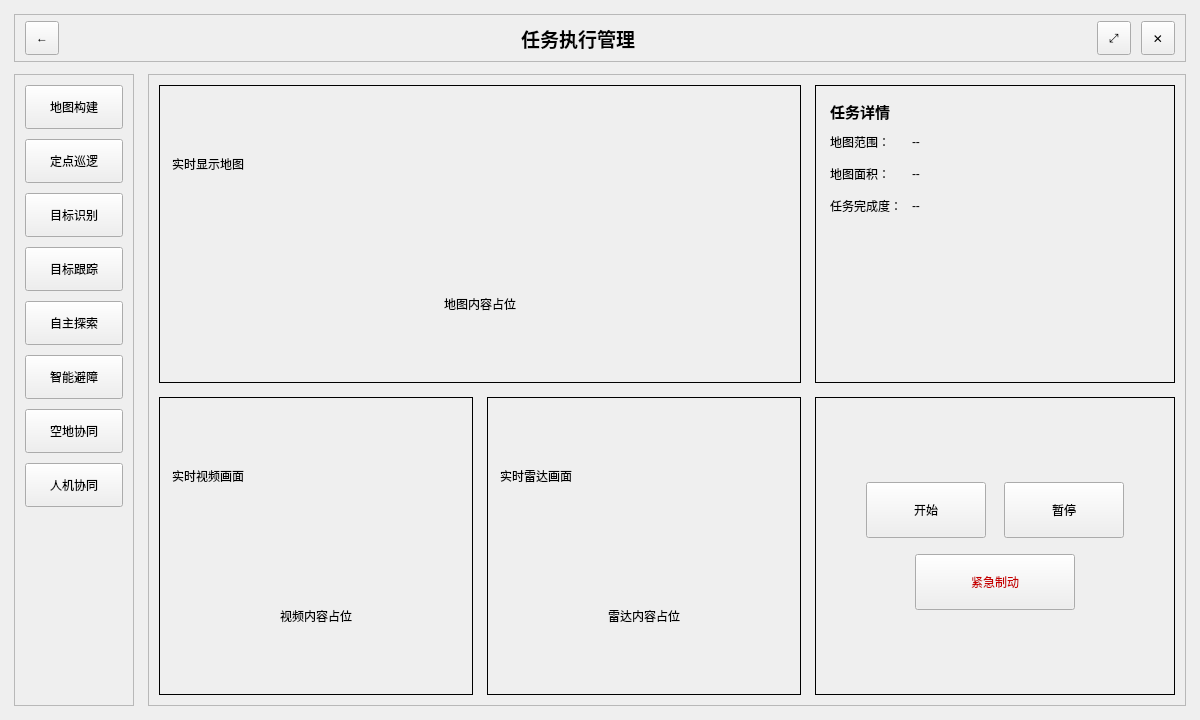
<?xml version="1.0" encoding="UTF-8"?>
<ui version="4.0">
 <class>TaskExecPage</class>
 <widget class="QWidget" name="TaskExecPage">
  <property name="geometry">
   <rect>
    <x>0</x>
    <y>0</y>
    <width>1200</width>
    <height>720</height>
   </rect>
  </property>
  <property name="windowTitle">
   <string>任务执行管理</string>
  </property>
  <layout class="QVBoxLayout" name="rootLayout">
   <property name="leftMargin">
    <number>14</number>
   </property>
   <property name="topMargin">
    <number>14</number>
   </property>
   <property name="rightMargin">
    <number>14</number>
   </property>
   <property name="bottomMargin">
    <number>14</number>
   </property>
   <property name="spacing">
    <number>12</number>
   </property>

   <!-- Title Bar -->
   <item>
    <widget class="QFrame" name="titleBar">
     <property name="frameShape">
      <enum>QFrame::StyledPanel</enum>
     </property>
     <property name="frameShadow">
      <enum>QFrame::Plain</enum>
     </property>
     <layout class="QHBoxLayout" name="titleBarLayout">
      <property name="leftMargin">
       <number>10</number>
      </property>
      <property name="topMargin">
       <number>6</number>
      </property>
      <property name="rightMargin">
       <number>10</number>
      </property>
      <property name="bottomMargin">
       <number>6</number>
      </property>
      <property name="spacing">
       <number>10</number>
      </property>

      <item>
       <widget class="QToolButton" name="btnBack">
        <property name="minimumSize">
         <size>
          <width>34</width>
          <height>34</height>
         </size>
        </property>
        <property name="maximumSize">
         <size>
          <width>34</width>
          <height>34</height>
         </size>
        </property>
        <property name="text">
         <string>←</string>
        </property>
       </widget>
      </item>

      <item>
       <spacer name="titleLeftSpacer">
        <property name="orientation">
         <enum>Qt::Horizontal</enum>
        </property>
        <property name="sizeHint" stdset="0">
         <size>
          <width>40</width>
          <height>20</height>
         </size>
        </property>
       </spacer>
      </item>

      <item>
       <widget class="QLabel" name="lblTitle">
        <property name="text">
         <string>任务执行管理</string>
        </property>
        <property name="alignment">
         <set>Qt::AlignCenter</set>
        </property>
        <property name="font">
         <font>
          <family>Microsoft YaHei</family>
          <pointsize>14</pointsize>
          <bold>true</bold>
         </font>
        </property>
       </widget>
      </item>

      <item>
       <spacer name="titleRightSpacer">
        <property name="orientation">
         <enum>Qt::Horizontal</enum>
        </property>
        <property name="sizeHint" stdset="0">
         <size>
          <width>40</width>
          <height>20</height>
         </size>
        </property>
       </spacer>
      </item>

      <item>
       <widget class="QToolButton" name="btnMaximize">
        <property name="minimumSize">
         <size>
          <width>34</width>
          <height>34</height>
         </size>
        </property>
        <property name="maximumSize">
         <size>
          <width>34</width>
          <height>34</height>
         </size>
        </property>
        <property name="text">
         <string>⤢</string>
        </property>
       </widget>
      </item>

      <item>
       <widget class="QToolButton" name="btnClose">
        <property name="minimumSize">
         <size>
          <width>34</width>
          <height>34</height>
         </size>
        </property>
        <property name="maximumSize">
         <size>
          <width>34</width>
          <height>34</height>
         </size>
        </property>
        <property name="text">
         <string>✕</string>
        </property>
       </widget>
      </item>

     </layout>
    </widget>
   </item>

   <!-- Body -->
   <item>
    <layout class="QHBoxLayout" name="bodyLayout">
     <property name="spacing">
      <number>14</number>
     </property>
     <property name="leftMargin">
      <number>0</number>
     </property>
     <property name="topMargin">
      <number>0</number>
     </property>
     <property name="rightMargin">
      <number>0</number>
     </property>
     <property name="bottomMargin">
      <number>0</number>
     </property>

     <!-- Sidebar -->
     <item>
      <widget class="QFrame" name="sideBar">
       <property name="minimumSize">
        <size>
         <width>120</width>
         <height>0</height>
        </size>
       </property>
       <property name="maximumSize">
        <size>
         <width>140</width>
         <height>16777215</height>
        </size>
       </property>
       <property name="frameShape">
        <enum>QFrame::StyledPanel</enum>
       </property>
       <layout class="QVBoxLayout" name="sideBarLayout">
        <property name="leftMargin">
         <number>10</number>
        </property>
        <property name="topMargin">
         <number>10</number>
        </property>
        <property name="rightMargin">
         <number>10</number>
        </property>
        <property name="bottomMargin">
         <number>10</number>
        </property>
        <property name="spacing">
         <number>10</number>
        </property>

        <item>
         <widget class="QPushButton" name="btnMapBuild">
          <property name="minimumSize">
           <size>
            <width>0</width>
            <height>44</height>
           </size>
          </property>
          <property name="text">
           <string>地图构建</string>
          </property>
         </widget>
        </item>
        <item>
         <widget class="QPushButton" name="btnPatrol">
          <property name="minimumSize">
           <size>
            <width>0</width>
            <height>44</height>
           </size>
          </property>
          <property name="text">
           <string>定点巡逻</string>
          </property>
         </widget>
        </item>
        <item>
         <widget class="QPushButton" name="btnDetect">
          <property name="minimumSize">
           <size>
            <width>0</width>
            <height>44</height>
           </size>
          </property>
          <property name="text">
           <string>目标识别</string>
          </property>
         </widget>
        </item>
        <item>
         <widget class="QPushButton" name="btnTrack">
          <property name="minimumSize">
           <size>
            <width>0</width>
            <height>44</height>
           </size>
          </property>
          <property name="text">
           <string>目标跟踪</string>
          </property>
         </widget>
        </item>
        <item>
         <widget class="QPushButton" name="btnExplore">
          <property name="minimumSize">
           <size>
            <width>0</width>
            <height>44</height>
           </size>
          </property>
          <property name="text">
           <string>自主探索</string>
          </property>
         </widget>
        </item>
        <item>
         <widget class="QPushButton" name="btnAvoid">
          <property name="minimumSize">
           <size>
            <width>0</width>
            <height>44</height>
           </size>
          </property>
          <property name="text">
           <string>智能避障</string>
          </property>
         </widget>
        </item>
        <item>
         <widget class="QPushButton" name="btnAirGround">
          <property name="minimumSize">
           <size>
            <width>0</width>
            <height>44</height>
           </size>
          </property>
          <property name="text">
           <string>空地协同</string>
          </property>
         </widget>
        </item>
        <item>
         <widget class="QPushButton" name="btnHumanMachine">
          <property name="minimumSize">
           <size>
            <width>0</width>
            <height>44</height>
           </size>
          </property>
          <property name="text">
           <string>人机协同</string>
          </property>
         </widget>
        </item>

        <item>
         <spacer name="sideBarBottomSpacer">
          <property name="orientation">
           <enum>Qt::Vertical</enum>
          </property>
          <property name="sizeHint" stdset="0">
           <size>
            <width>20</width>
            <height>40</height>
           </size>
          </property>
         </spacer>
        </item>
       </layout>
      </widget>
     </item>

     <!-- Main Area -->
     <item>
      <widget class="QFrame" name="mainArea">
       <property name="frameShape">
        <enum>QFrame::StyledPanel</enum>
       </property>
       <layout class="QVBoxLayout" name="mainAreaLayout">
        <property name="leftMargin">
         <number>10</number>
        </property>
        <property name="topMargin">
         <number>10</number>
        </property>
        <property name="rightMargin">
         <number>10</number>
        </property>
        <property name="bottomMargin">
         <number>10</number>
        </property>
        <property name="spacing">
         <number>14</number>
        </property>

        <!-- Top Row: Map + Detail -->
        <item>
         <layout class="QHBoxLayout" name="topRowLayout">
          <property name="spacing">
           <number>14</number>
          </property>

          <item>
           <widget class="QFrame" name="frameMap">
            <property name="frameShape">
             <enum>QFrame::Box</enum>
            </property>
            <property name="frameShadow">
             <enum>QFrame::Plain</enum>
            </property>
            <layout class="QVBoxLayout" name="mapLayout">
             <property name="leftMargin">
              <number>12</number>
             </property>
             <property name="topMargin">
              <number>12</number>
             </property>
             <property name="rightMargin">
              <number>12</number>
             </property>
             <property name="bottomMargin">
              <number>12</number>
             </property>
             <property name="spacing">
              <number>8</number>
             </property>

             <item>
              <widget class="QLabel" name="lblMapTitle">
               <property name="text">
                <string>实时显示地图</string>
               </property>
               <property name="alignment">
                <set>Qt::AlignLeft|Qt::AlignVCenter</set>
               </property>
              </widget>
             </item>

             <item>
              <widget class="QLabel" name="lblMapPlaceholder">
               <property name="text">
                <string>地图内容占位</string>
               </property>
               <property name="alignment">
                <set>Qt::AlignCenter</set>
               </property>
              </widget>
             </item>
            </layout>
           </widget>
          </item>

          <item>
           <widget class="QFrame" name="frameTaskDetail">
            <property name="minimumSize">
             <size>
              <width>300</width>
              <height>0</height>
             </size>
            </property>
            <property name="maximumSize">
             <size>
              <width>360</width>
              <height>16777215</height>
             </size>
            </property>
            <property name="frameShape">
             <enum>QFrame::Box</enum>
            </property>
            <property name="frameShadow">
             <enum>QFrame::Plain</enum>
            </property>
            <layout class="QVBoxLayout" name="taskDetailLayout">
             <property name="leftMargin">
              <number>14</number>
             </property>
             <property name="topMargin">
              <number>14</number>
             </property>
             <property name="rightMargin">
              <number>14</number>
             </property>
             <property name="bottomMargin">
              <number>14</number>
             </property>
             <property name="spacing">
              <number>10</number>
             </property>

             <item>
              <widget class="QLabel" name="lblTaskDetailTitle">
               <property name="text">
                <string>任务详情</string>
               </property>
               <property name="font">
                <font>
                 <family>Microsoft YaHei</family>
                 <pointsize>11</pointsize>
                 <bold>true</bold>
                </font>
               </property>
              </widget>
             </item>

             <item>
              <layout class="QFormLayout" name="taskFormLayout">
               <property name="labelAlignment">
                <set>Qt::AlignLeft|Qt::AlignVCenter</set>
               </property>
               <property name="formAlignment">
                <set>Qt::AlignTop</set>
               </property>
               <property name="horizontalSpacing">
                <number>10</number>
               </property>
               <property name="verticalSpacing">
                <number>14</number>
               </property>

               <item row="0" column="0">
                <widget class="QLabel" name="lblMapRangeKey">
                 <property name="text">
                  <string>地图范围：</string>
                 </property>
                </widget>
               </item>
               <item row="0" column="1">
                <widget class="QLabel" name="lblMapRangeVal">
                 <property name="text">
                  <string>--</string>
                 </property>
                </widget>
               </item>

               <item row="1" column="0">
                <widget class="QLabel" name="lblMapAreaKey">
                 <property name="text">
                  <string>地图面积：</string>
                 </property>
                </widget>
               </item>
               <item row="1" column="1">
                <widget class="QLabel" name="lblMapAreaVal">
                 <property name="text">
                  <string>--</string>
                 </property>
                </widget>
               </item>

               <item row="2" column="0">
                <widget class="QLabel" name="lblProgressKey">
                 <property name="text">
                  <string>任务完成度：</string>
                 </property>
                </widget>
               </item>
               <item row="2" column="1">
                <widget class="QLabel" name="lblProgressVal">
                 <property name="text">
                  <string>--</string>
                 </property>
                </widget>
               </item>

              </layout>
             </item>

             <item>
              <spacer name="taskDetailBottomSpacer">
               <property name="orientation">
                <enum>Qt::Vertical</enum>
               </property>
               <property name="sizeHint" stdset="0">
                <size>
                 <width>20</width>
                 <height>40</height>
                </size>
               </property>
              </spacer>
             </item>

            </layout>
           </widget>
          </item>

         </layout>
        </item>

        <!-- Bottom Row: Video + Radar + Controls -->
        <item>
         <layout class="QHBoxLayout" name="bottomRowLayout">
          <property name="spacing">
           <number>14</number>
          </property>

          <item>
           <widget class="QFrame" name="frameVideo">
            <property name="frameShape">
             <enum>QFrame::Box</enum>
            </property>
            <property name="frameShadow">
             <enum>QFrame::Plain</enum>
            </property>
            <layout class="QVBoxLayout" name="videoLayout">
             <property name="leftMargin">
              <number>12</number>
             </property>
             <property name="topMargin">
              <number>12</number>
             </property>
             <property name="rightMargin">
              <number>12</number>
             </property>
             <property name="bottomMargin">
              <number>12</number>
             </property>
             <property name="spacing">
              <number>8</number>
             </property>
             <item>
              <widget class="QLabel" name="lblVideoTitle">
               <property name="text">
                <string>实时视频画面</string>
               </property>
               <property name="alignment">
                <set>Qt::AlignLeft|Qt::AlignVCenter</set>
               </property>
              </widget>
             </item>
             <item>
              <widget class="QLabel" name="lblVideoPlaceholder">
               <property name="text">
                <string>视频内容占位</string>
               </property>
               <property name="alignment">
                <set>Qt::AlignCenter</set>
               </property>
              </widget>
             </item>
            </layout>
           </widget>
          </item>

          <item>
           <widget class="QFrame" name="frameRadar">
            <property name="frameShape">
             <enum>QFrame::Box</enum>
            </property>
            <property name="frameShadow">
             <enum>QFrame::Plain</enum>
            </property>
            <layout class="QVBoxLayout" name="radarLayout">
             <property name="leftMargin">
              <number>12</number>
             </property>
             <property name="topMargin">
              <number>12</number>
             </property>
             <property name="rightMargin">
              <number>12</number>
             </property>
             <property name="bottomMargin">
              <number>12</number>
             </property>
             <property name="spacing">
              <number>8</number>
             </property>
             <item>
              <widget class="QLabel" name="lblRadarTitle">
               <property name="text">
                <string>实时雷达画面</string>
               </property>
               <property name="alignment">
                <set>Qt::AlignLeft|Qt::AlignVCenter</set>
               </property>
              </widget>
             </item>
             <item>
              <widget class="QLabel" name="lblRadarPlaceholder">
               <property name="text">
                <string>雷达内容占位</string>
               </property>
               <property name="alignment">
                <set>Qt::AlignCenter</set>
               </property>
              </widget>
             </item>
            </layout>
           </widget>
          </item>

          <item>
           <widget class="QFrame" name="frameControls">
            <property name="minimumSize">
             <size>
              <width>300</width>
              <height>0</height>
             </size>
            </property>
            <property name="maximumSize">
             <size>
              <width>360</width>
              <height>16777215</height>
             </size>
            </property>
            <property name="frameShape">
             <enum>QFrame::Box</enum>
            </property>
            <property name="frameShadow">
             <enum>QFrame::Plain</enum>
            </property>
            <layout class="QVBoxLayout" name="controlsLayout">
             <property name="leftMargin">
              <number>14</number>
             </property>
             <property name="topMargin">
              <number>14</number>
             </property>
             <property name="rightMargin">
              <number>14</number>
             </property>
             <property name="bottomMargin">
              <number>14</number>
             </property>
             <property name="spacing">
              <number>16</number>
             </property>

             <item>
              <spacer name="controlsTopSpacer">
               <property name="orientation">
                <enum>Qt::Vertical</enum>
               </property>
               <property name="sizeHint" stdset="0">
                <size>
                 <width>20</width>
                 <height>20</height>
                </size>
               </property>
              </spacer>
             </item>

             <item>
              <layout class="QHBoxLayout" name="startPauseLayout">
               <property name="spacing">
                <number>18</number>
               </property>
               <item>
                <spacer name="startLeftSpacer">
                 <property name="orientation">
                  <enum>Qt::Horizontal</enum>
                 </property>
                 <property name="sizeHint" stdset="0">
                  <size>
                   <width>20</width>
                   <height>20</height>
                  </size>
                 </property>
                </spacer>
               </item>
               <item>
                <widget class="QPushButton" name="btnStart">
                 <property name="minimumSize">
                  <size>
                   <width>120</width>
                   <height>56</height>
                  </size>
                 </property>
                 <property name="text">
                  <string>开始</string>
                 </property>
                </widget>
               </item>
               <item>
                <widget class="QPushButton" name="btnPause">
                 <property name="minimumSize">
                  <size>
                   <width>120</width>
                   <height>56</height>
                  </size>
                 </property>
                 <property name="text">
                  <string>暂停</string>
                 </property>
                </widget>
               </item>
               <item>
                <spacer name="startRightSpacer">
                 <property name="orientation">
                  <enum>Qt::Horizontal</enum>
                 </property>
                 <property name="sizeHint" stdset="0">
                  <size>
                   <width>20</width>
                   <height>20</height>
                  </size>
                 </property>
                </spacer>
               </item>
              </layout>
             </item>

             <item>
              <layout class="QHBoxLayout" name="estopLayoutRow">
               <item>
                <spacer name="estopLeftSpacer">
                 <property name="orientation">
                  <enum>Qt::Horizontal</enum>
                 </property>
                 <property name="sizeHint" stdset="0">
                  <size>
                   <width>20</width>
                   <height>20</height>
                  </size>
                 </property>
                </spacer>
               </item>
               <item>
                <widget class="QPushButton" name="btnEStop">
                 <property name="minimumSize">
                  <size>
                   <width>160</width>
                   <height>56</height>
                  </size>
                 </property>
                 <property name="text">
                  <string>紧急制动</string>
                 </property>
                 <property name="styleSheet">
                  <string notr="true">color: rgb(200,0,0);</string>
                 </property>
                </widget>
               </item>
               <item>
                <spacer name="estopRightSpacer">
                 <property name="orientation">
                  <enum>Qt::Horizontal</enum>
                 </property>
                 <property name="sizeHint" stdset="0">
                  <size>
                   <width>20</width>
                   <height>20</height>
                  </size>
                 </property>
                </spacer>
               </item>
              </layout>
             </item>

             <item>
              <spacer name="controlsBottomSpacer">
               <property name="orientation">
                <enum>Qt::Vertical</enum>
               </property>
               <property name="sizeHint" stdset="0">
                <size>
                 <width>20</width>
                 <height>40</height>
                </size>
               </property>
              </spacer>
             </item>

            </layout>
           </widget>
          </item>

         </layout>
        </item>

       </layout>
      </widget>
     </item>

    </layout>
   </item>

  </layout>
 </widget>
 <resources/>
 <connections/>
</ui>
